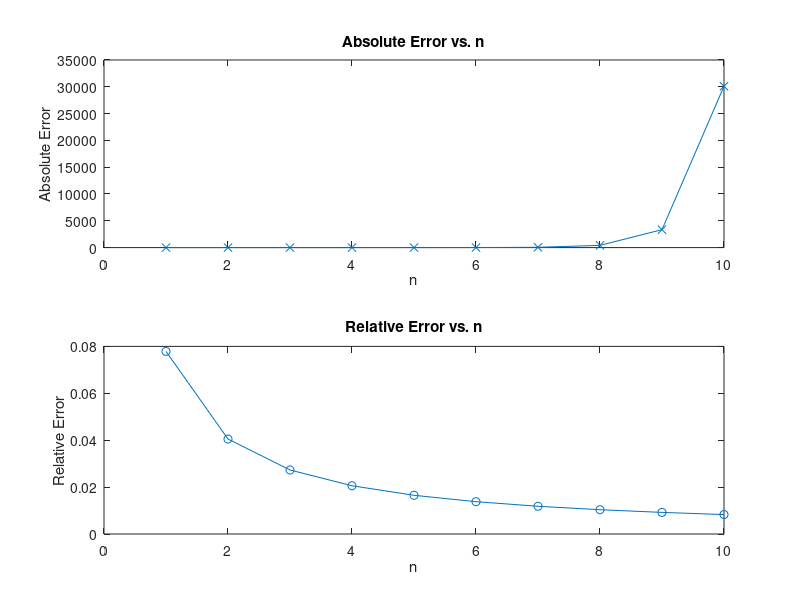

Write MATLAB code to recreate this figure.
% Write a program to compute the absolute and relative errors in Stirling’s approximation
% n! ≈√ 2πn (n/e)^n for n = 1 to 10. 
% Does the absolute error grow or shrink as n increases? 
% Does the relative error grow or shrink as n increases?
%
% Absolute error = Approximate value - True value
% Relative error = Absolute error - True value

function CP1_1()
    
    range = 10;
    Absolute_Errors = zeros(1,range);
    Relative_Errors = zeros(1,range);

    for n = 1:range

        True_value = factorial(n);
        Stirling_approximation = sqrt(2*pi*n) * (n/exp(1))^n;

        Absolute_error = abs(Stirling_approximation - True_value);
        Relative_error = Absolute_error / True_value;

        Absolute_Errors(n) = Absolute_error;
        Relative_Errors(n) = Relative_error;

        disp(['For n = ', num2str(n)]);
        disp(['Approximate value: ', num2str(Stirling_approximation)]);
        disp(['True value: ', num2str(True_value)]);
        disp(['Absolute Error: ', num2str(Absolute_error)]);
        disp(['Relative Error: ', num2str(Relative_error)]);
        disp('--------------------------------------------');
    end

    figure;
    subplot(2, 1, 1);
    plot(1:range, Absolute_Errors,'-x');
    title('Absolute Error vs. n');
    xlabel('n');
    ylabel('Absolute Error');
    
    subplot(2, 1, 2);
    plot(1:range, Relative_Errors, '-o');
    title('Relative Error vs. n');
    xlabel('n');
    ylabel('Relative Error');


end




% Line Styles:
% 
% - : solid line (default)
% -- : dashed line
% : : dotted line
% -. : dash-dot line
% Marker Styles:
% 
% o : circle
% + : plus sign
% * : asterisk
% . : point
% x : cross